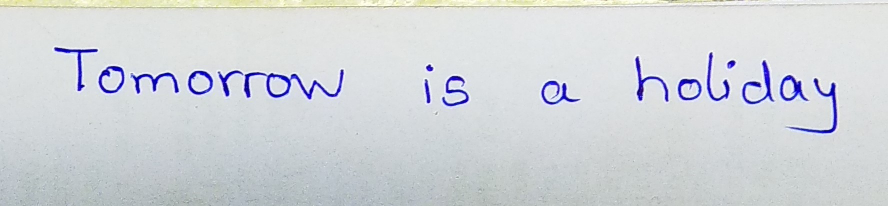
#> input picture text.jpg, 1776 x 412 px (shown at 1/2 size)
$ jupyter execute Blue_Black.ipynb
#> lines starting #> are read from the running program, lines starting #| are printed output that depends on the picture; after the words box and inside, x2 and y2 are one past the last pixel; in counts of white or black regions, pixels touching at a corner belong together
[cell 1]
import matplotlib.pyplot as plt
import cv2
from PIL import Image

[cell 2]
img = cv2.imread('text.jpg', -1)
#> img is the input picture: shape (412, 1776, 3); mean B, G, R 216.9, 212.6, 208.9

[cell 3]
plt.imshow(img)

[cell 4]
b,g,r = cv2.split(img)
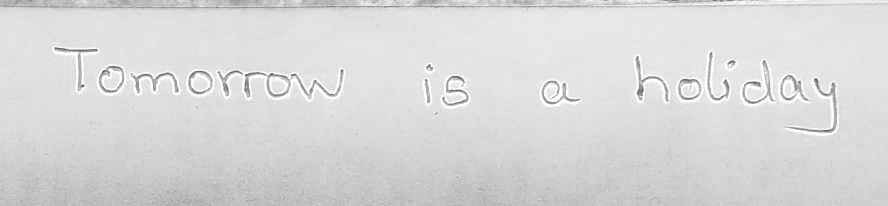
#> b: shape (412, 1776) (shown at 1/2 size); min 63, max 255, mean 216.9
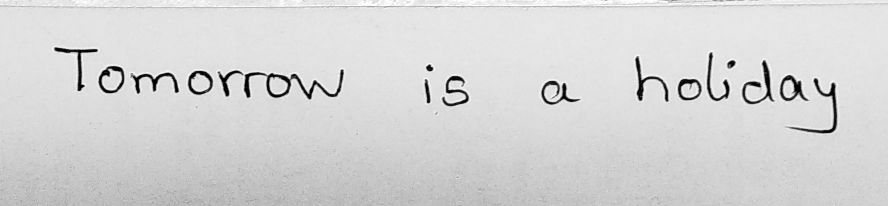
#> g: shape (412, 1776) (shown at 1/2 size); min 0, max 255, mean 212.6

[cell 5]
img2 = cv2.merge([r,g,b])

[cell 6]
my_mask= cv2.cvtColor(img, cv2.COLOR_BGR2GRAY)

[cell 7]
img3 = img

[cell 8]
BLACK = 0
WHITE = 255
i = 411
while i >= 0:
    j = 1775
    while j >= 0:
        if my_mask[i][j] == BLACK or my_mask[i][j] == WHITE:
            j = j - 1
            continue
        elif my_mask[i][j] > 182:
            my_mask[i][j] = BLACK
        else:
            my_mask[i][j] = WHITE
        j = j - 1
    i = i - 1
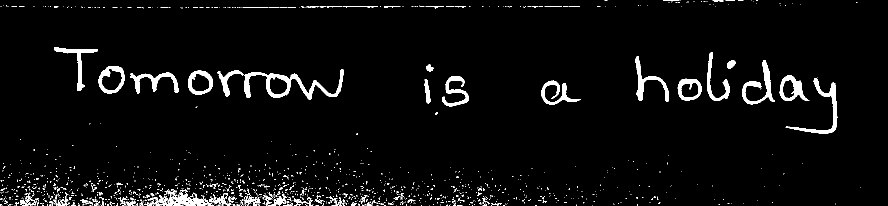
#> my_mask: shape (412, 1776) (shown at 1/2 size); 4% white; 1376 white regions (1294 under 20 px), largest, box (x1, y1, x2, y2) and area: (488, 139, 688, 199) 2948, (1571, 156, 1675, 267) 1676, (288, 378, 427, 412) 1627

print (i)

[cell 9]
BLACK = 0
WHITE = 255
i = 411
while i >= 0:
    j = 1775
    while j >= 0:
        k = 2
        while k >= 0:
            if my_mask[i][j] == BLACK:
                img3[i][j][k] = BLACK
            else:
                img3[i][j][k] = img2[i][j][k]
            k = k - 1
        j = j - 1
    i = i - 1
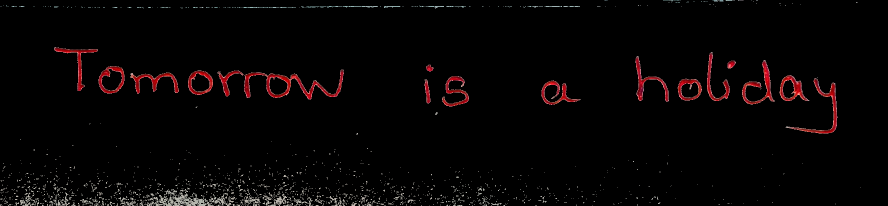
#> img3: shape (412, 1776, 3) (shown at 1/2 size); mean B, G, R 3.9, 3.8, 7
#> after the loop, i = -1

print (i)
#| -1

[cell 10]
print(img.shape)
#| (412, 1776, 3)

[cell 11]
plt.imshow(img3)

[cell 12]
print (img3)
#> (printed output is left out)
